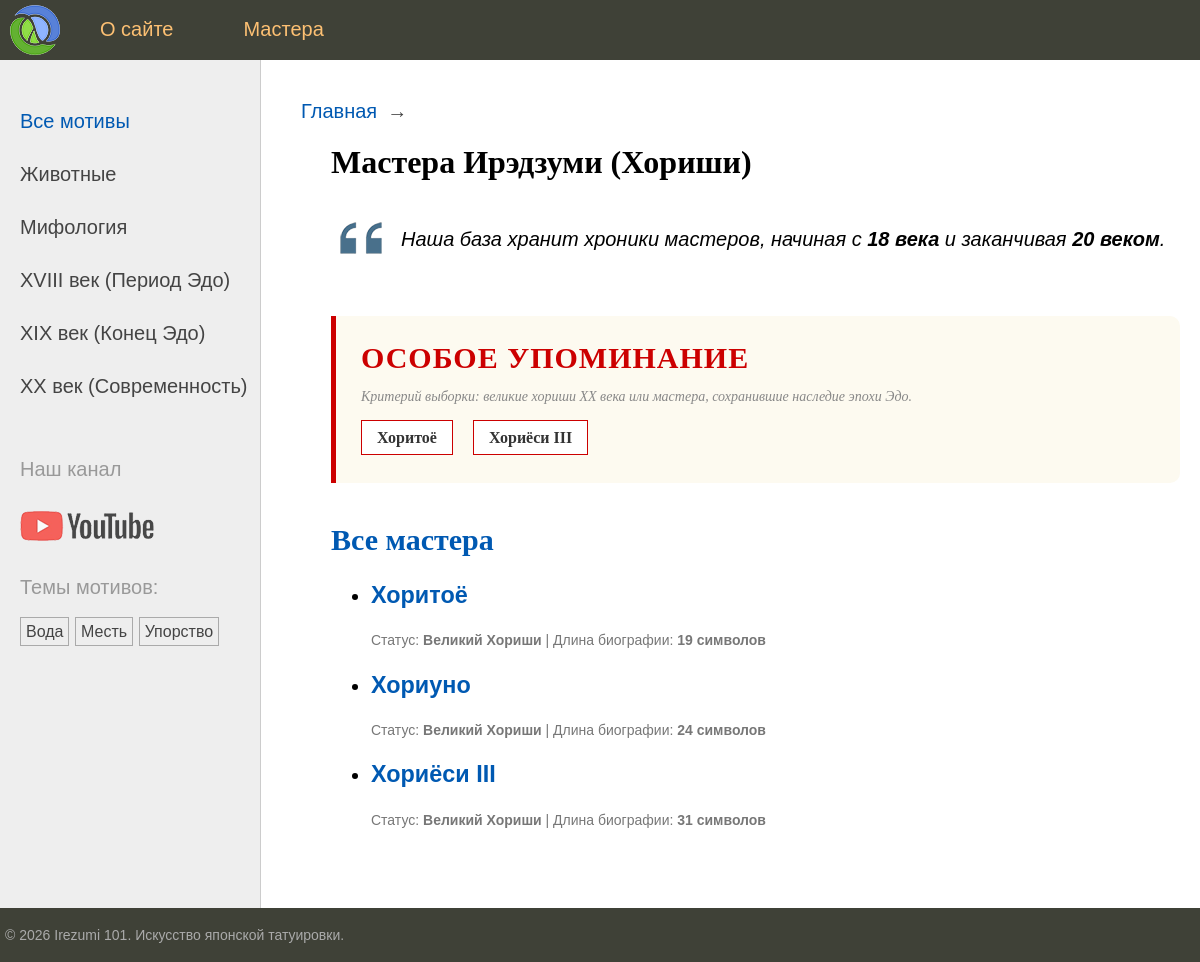
Page /masters/ on the committed database.
### irezumi/models.py (models this page shows, shortened)
class Category(models.Model):
    name = models.CharField(max_length=100, db_index=True, verbose_name="Категория")
    slug = models.SlugField(max_length=255, unique=True, db_index=True)
    class Meta:
        verbose_name = "Категория"
        verbose_name_plural = "Категории"
    def get_absolute_url(self):
        return reverse('category', kwargs={'cat_slug': self.slug})

class TagPost(models.Model):
    tag = models.CharField(max_length=100, db_index=True, verbose_name="Тег")
    slug = models.SlugField(max_length=255, unique=True, db_index=True)
    class Meta:
        verbose_name = "Тег"
        verbose_name_plural = "Теги"
    def get_absolute_url(self):
        return reverse('tag', kwargs={'tag_slug': self.slug})

### masters/models.py (models this page shows, shortened)
class Master(models.Model):
    name = models.CharField(max_length=255, verbose_name="Имя мастера")
    slug = models.SlugField(max_length=255, unique=True, db_index=True)
    century = models.IntegerField(verbose_name="Век")
    bio = models.TextField(blank=True, verbose_name="Биография")
    studio = models.OneToOneField(Studio, on_delete=models.SET_NULL, null=True, blank=True, related_name='master',
                                  verbose_name="Студия")
    objects = models.Manager()
    class Meta:
        ordering = ['century', 'name']
        verbose_name = "Мастер"
        verbose_name_plural = "Мастера"
    def get_absolute_url(self):
        return reverse('master', kwargs={'master_slug': self.slug})

### masters/views.py (the view)
# urls.py: path('', views.masters_home, name='masters_home'),
def masters_home(request):
    century_stats = Master.objects.aggregate(earliest=Min('century'), latest=Max('century'))
    featured_masters = Master.objects.filter(Q(century=20) | Q(bio__icontains='Эдо'))
    annotated_masters = Master.objects.annotate(
        badge=Value('Великий Хориши', output_field=CharField()),
        bio_len=Length('bio')
    )
    menu = [
        {'title': 'О сайте', 'url_name': 'home'},
        {'title': 'Мастера', 'url_name': 'masters_home'},
    ]
    context = {
        'title': 'Мастера Ирэдзуми',
        'menu': menu,
        'century_selected': 0,
        'earliest': century_stats['earliest'],
        'latest': century_stats['latest'],
        'featured_masters': featured_masters,
        'annotated_masters': annotated_masters,
    }
    return render(request, 'masters/masters_home.html', context)

### irezumi/templatetags/irezumi_tags.py (called while the page is built)
@register.inclusion_tag('irezumi/includes/list_categories.html')
def show_categories(cat_selected_id=0):
    cats = Category.objects.annotate(total=Count("motifs")).filter(total__gt=0)
    return {"cats": cats, "cat_selected": cat_selected_id}

@register.inclusion_tag('irezumi/includes/list_tags.html')
def show_all_tags():
    tags = TagPost.objects.annotate(total=Count("motifs")).filter(total__gt=0)
    return {"tags": tags}

### masters/converters.py (called while the page is built)
    def to_url(self, value):
        return "%02d" % value

### masters/templatetags/master_tags.py (called while the page is built)
@register.inclusion_tag('masters/includes/list_centuries.html')
def show_centuries(century_selected=0):
    return {'centuries': centuries_db, 'century_selected': century_selected}

### masters/templates/masters/masters_home.html
{% extends 'irezumi/base.html' %}
{% block content %}
    <h1>Мастера Ирэдзуми (Хориши)</h1>
    <div class="quote">
        <p>Наша база хранит хроники мастеров, начиная с <b>{{ earliest }} века</b> и заканчивая <b>{{ latest }} веком</b>.</p>
    </div>
    <div style="background: #fdfaf0; border-left: 5px solid #CC0000; padding: 25px; margin: 40px 0; border-radius: 0 10px 10px 0;">
        <h2 style="margin: 0 0 10px 0; color: #CC0000; font-family: 'Georgia', serif; text-transform: uppercase; letter-spacing: 1px;">
            Особое упоминание
        </h2>
        <p style="font-size: 14px; color: #888; margin-bottom: 20px; font-style: italic;">
            Критерий выборки: великие хориши XX века или мастера, сохранившие наследие эпохи Эдо.
        </p>
        <ul class="tags-list">
            {% for fm in featured_masters %}
                <li style="margin-right: 15px;">
                    <a href="{{ fm.get_absolute_url }}" style="background: #fff; border: 1px solid #CC0000; color: #333; padding: 8px 15px; font-weight: bold;">
                        {{ fm.name }}
                    </a>
                </li>
            {% endfor %}
        </ul>
    </div>
    <h2 style="margin-top: 40px; color: #0059b2;">Все мастера</h2>
    <ul class="list-topic" style="margin-top: 10px;">
        {% for am in annotated_masters %}
            <li style="margin-bottom: 20px;">
                <h3><a href="{{ am.get_absolute_url }}">{{ am.name }}</a></h3>
                <p style="font-size: 14px; color: #777;">
                    Статус: <b>{{ am.badge }}</b> | Длина биографии: <b>{{ am.bio_len }} символов</b>
                </p>
            </li>
        {% endfor %}
    </ul>
{% endblock %}

### irezumi/templates/irezumi/includes/list_categories.html
{% for cat in cats %}
    {% if cat.pk == cat_selected %}
        <li class="selected">{{ cat.name }}</li>
    {% else %}
        <li><a href="{{ cat.get_absolute_url }}">{{ cat.name }}</a></li>
    {% endif %}
{% endfor %}

### irezumi/templates/irezumi/includes/list_tags.html
{% if tags %}
    <p style="margin-top:20px; color:#999;">Темы мотивов:</p>
    <ul class="tags-list">
        {% for t in tags %}
            <li><a href="{{ t.get_absolute_url }}">{{ t.tag }}</a></li>
        {% endfor %}
    </ul>
{% endif %}

### irezumi/static/irezumi/css/styles.css (style rules this page uses)
html, body { font-family: 'Arial'; margin: 0; padding: 0; height: 100%; width: 100%; color: #444; }
a { color: #0059b2; text-decoration: none; }
.left-chapters ul { width: 230px; margin: 0; padding: 20px 10px 10px 20px; list-style: none; font-size: 20px; }
.left-chapters ul li { margin: 30px 0 0 0; color: #999; }
.left-chapters ul li a { color: #444; text-decoration: none; }
ul.tags-list { width: 100%; margin: 0; padding: 0; list-style: none; }
ul.tags-list li { margin: 0; padding: 0 0 10px; display: inline-block; }
ul.tags-list li a { padding: 5px; font-size: 16px; border: 1px solid #aaa; }
.content-text h1 { font-size: 32px; }
.list-topic { margin: 40px 0 60px 0; font-family: Sans-serif, Arial, Tahoma; }
.list-topic p { margin: 0; font-size: 28px; }
.quote { background: url('../images/blockquote.png') no-repeat 0 10px; padding: 5px 5px 5px 70px; font-family: Sans-serif, Arial, Tahoma; font-style: italic; }

### rows in the picture
Category: name "Животные"
Category: name "Мифология"
TagPost: tag "Вода"
TagPost: tag "Месть"
TagPost: tag "Упорство"
Master: name "Хоритоё", badge "Великий Хориши", bio_len "19"
Master: name "Хориёси III", badge "Великий Хориши", bio_len "31"
Master: name "Хориуно", badge "Великий Хориши", bio_len "24"

### other values in the picture
{{ m.title }} "О сайте" "Мастера"
{{ c.name }} "XVIII век (Период Эдо)" "XIX век (Конец Эдо)" "XX век (Современность)"
{{ earliest }} "18"
{{ latest }} "20"
